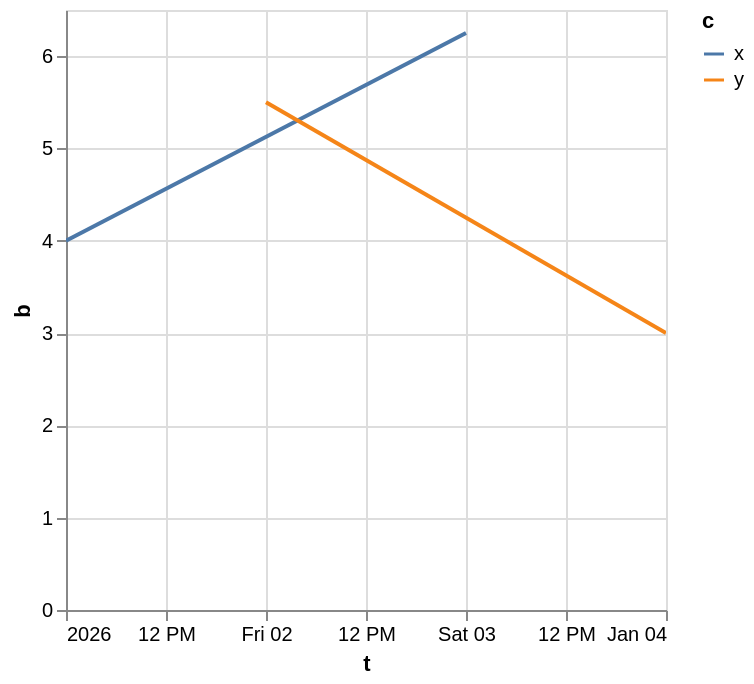

Express this chart as Vega-Lite.
### Vega-Lite specification from a JSON file in a GitHub repository (floating-point values rounded to 4 significant figures)
{"$schema": "https://vega.github.io/schema/vega-lite/v6.4.1.json", "config": {"view": {"continuousHeight": 300, "continuousWidth": 300}}, "data": {"name": "data-aec22b5641fce54c6a1b0f41e0a05405"}, "datasets": {"data-aec22b5641fce54c6a1b0f41e0a05405": [{"a": 1, "b": 4.0, "c": "x", "t": "2026-01-01T00:00:00"}, {"a": 2, "b": 5.5, "c": "y", "t": "2026-01-02T00:00:00"}, {"a": 3, "b": 6.25, "c": "x", "t": "2026-01-03T00:00:00"}, {"a": 4, "b": 3.0, "c": "y", "t": "2026-01-04T00:00:00"}]}, "encoding": {"color": {"field": "c", "type": "nominal"}, "tooltip": [{"field": "a", "type": "quantitative"}, {"field": "b", "type": "quantitative"}], "x": {"field": "t", "type": "temporal"}, "y": {"field": "b", "type": "quantitative"}}, "mark": {"type": "line"}, "params": [{"bind": "scales", "name": "param_1e9efca18e7a2868", "select": {"encodings": ["x", "y"], "type": "interval"}}]}
